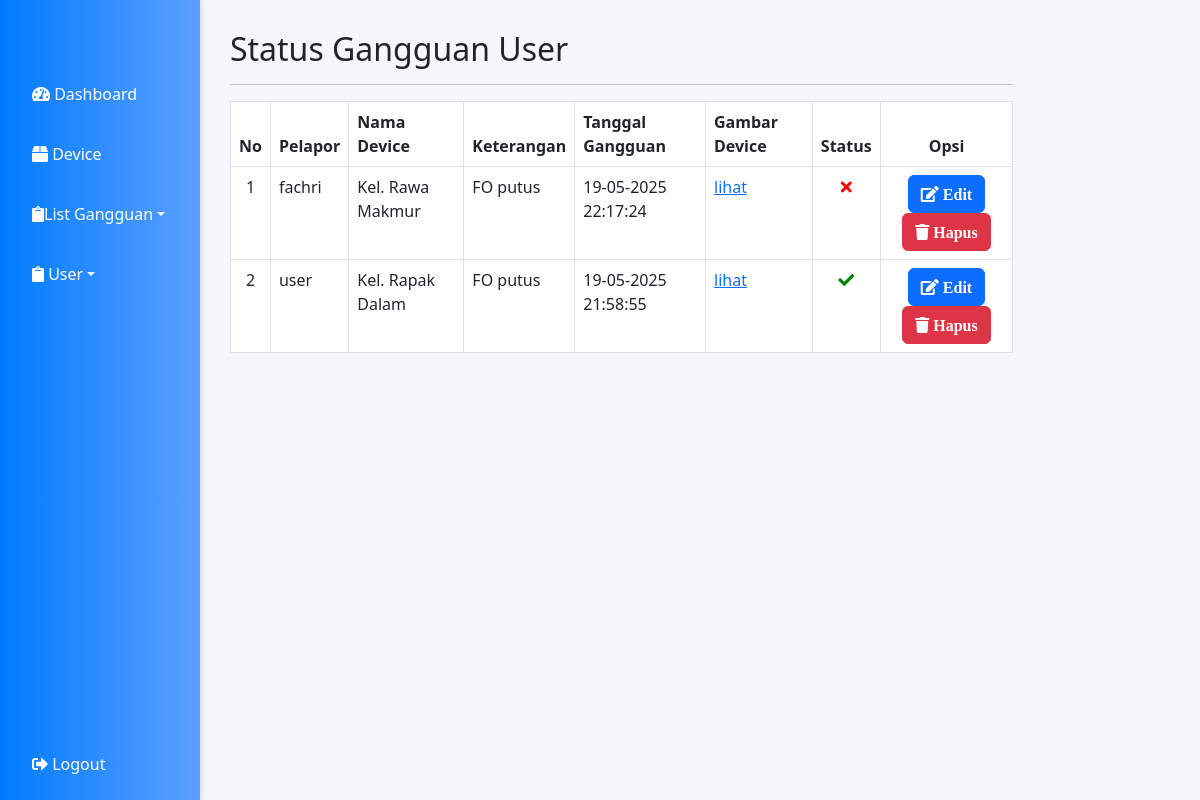
The app's page /status_gangguan_user.php (signed in) with its own data.
### tables this page shows
CREATE TABLE `lapor_gangguan` (
  `id_laporan` int(11) NOT NULL,
  `id_user` int(11) NOT NULL,
  `device` varchar(100) NOT NULL,
  `keterangan` varchar(50) DEFAULT NULL,
  `tanggal_gangguan` datetime NOT NULL,
  `tanggal_selesai` datetime DEFAULT NULL,
  `status` varchar(15) DEFAULT 'tidak_aktif',
  `image` varchar(150) DEFAULT NULL,
  `aktif` tinyint(1) DEFAULT 1
);

CREATE TABLE `users` (
  `id` int(25) NOT NULL,
  `user_name` varchar(50) NOT NULL,
  `password` varchar(255) NOT NULL,
  `type` varchar(10) NOT NULL
);

### status_gangguan_user.php (the view, shortened to what this page needs)
<?php
require("koneksi/koneksi.php");
?>
<!DOCTYPE html>
<html lang="en">
<head>
    <link href="https://cdn.jsdelivr.net/npm/bootstrap@5.3.0/dist/css/bootstrap.min.css" rel="stylesheet">
    <link rel="stylesheet" href="assets/css/sidebar.css">
    <link rel="stylesheet" href="https://cdnjs.cloudflare.com/ajax/libs/font-awesome/5.15.3/css/all.min.css">
</head>
<body>
    <div class="sidebar">
        <a href="dashboard.php"><i class="fas fa-tachometer-alt"></i> Dashboard</a>
        <?php if ($_SESSION['account_type'] === 'admin') { ?>
            <a href="device.php"><i class="fas fa-box"></i> Device</a>
        <?php } ?>
        <div class="dropdown">
            <a href="#" class="dropdown-toggle" onclick="toggleDropdown()"><i class="fas fa-clipboard"></i>List Gangguan</a>
        </div>
        <div class="dropdown">
            <a href="#" class="dropdown-toggle" onclick="toggleDropdown2()"><i class="fas fa-clipboard"></i> User</a>
        </div>
        <div style="flex-grow: 1;"></div>
        <a href="logout.php"><i class="fas fa-sign-out-alt"></i> Logout</a>
    </div>
    <div class="content">
        <div class="col-sm-9 col-sm-offset-3 col-md-10 col-md-offset-2 main">
            <h2 class="page-header">Status Gangguan User</h2>
            <hr>
            <table id="tabel" class="table table-bordered table-hover">
                <thead>
                    <tr>
                        <th style="text-align: center;">No</th>
                        <th>Pelapor</th>
                        <th>Nama Device</th>
                        <th>Keterangan</th>
                        <th>Tanggal Gangguan</th>
                        <th>Gambar Device</th>
                        <th style="text-align: center;">Status</th>
                        <th style="text-align: center;">Opsi</th>
                    </tr>
                </thead>
                <?php
                $query = $conn->query("SELECT
                lapor_gangguan.id_laporan,
                lapor_gangguan.id_user,
                lapor_gangguan.device,
                lapor_gangguan.keterangan,
                lapor_gangguan.tanggal_gangguan,
                lapor_gangguan.tanggal_selesai,
                lapor_gangguan.status,
                lapor_gangguan.image,
                lapor_gangguan.aktif,
                users.user_name
                FROM lapor_gangguan
                JOIN users ON users.id = lapor_gangguan.id_user
                where aktif=1 order by status desc");
                $nomor = 1;
                while ($lihat = $query->fetch_assoc()) {
                    $nm_device = $lihat['device'];
                    $ket = $lihat['keterangan'];
                    $tggl_gangguan = $lihat['tanggal_gangguan'];
                    $gambar = $lihat['image'];
                    $status = $lihat['status'];
                ?>
                    <tbody>
                        <tr>
                            <td data-th="No" style="text-align: center;"><?php echo $nomor; ?></td>
                            <td data-th="Pelapor"><?php echo $lihat['user_name']; ?></td>
                            <td data-th="Nama Device"><?php echo htmlspecialchars($nm_device); ?></td>
                            <td data-th="Keterangan"><?php echo htmlspecialchars($ket); ?></td>
                            <td data-th="Tanggal Gangguan"><?php echo date('d-m-Y H:i:s', strtotime($tggl_gangguan)); ?></td>
                            <td data-th="Gambar Device"><a href="<?php echo 'pages/user/bukti_device/' . $gambar; ?>" target="_blank">lihat</a></td>
                            <td data-th="Status" style="text-align: center;">
                                <?php if ($status == 'aktif') { ?>
                                    <i class="fas fa-check" style="color: green;"></i>
                                <?php } else { ?>
                                    <i class="fas fa-times" style="color: red;"></i>
                                <?php } ?>
                            </td>
                            <td data-th="Opsi" style="text-align: center;">
                                <a href="pages/sg_user_edit.php?id=<?php echo $lihat['id_laporan'] ?>" class="btn btn-primary"><i class="fas fa-edit"> Edit</i></a>
                                <?php if ($_SESSION['account_type'] == 'admin') { ?>
                                    <button class="btn btn-danger btn-hapus" data-id="<?php echo $lihat['id_laporan']; ?>">
                                        <i class="fa fa-trash"> Hapus</i>
                                    </button>
                                <?php } ?>
                            </td>
                        </tr>
                        <?php $nomor++; ?>
                    <?php
                } ?>
                    </tbody>
            </table>
        </div>
    </div>
</body>
</html>

### assets/css/sidebar.css (style rules this page uses)
.sidebar { height: 100%; width: 200px; position: fixed; z-index: 1; top: 0; left: 0; background: linear-gradient(to right, #007bff, #5c9fff); display: flex; flex-direction: column; padding-top: 70px; box-shadow: 2px 0 5px rgba(0, 0, 0, 0.1); }
.sidebar a { padding: 12px 8px 12px 32px; text-decoration: none; font-size: 16px; color: white; display: block; margin-bottom: 12px; border-radius: 4px; transition: background-color 0.3s ease, transform 0.2s ease; }
.content { margin-left: 200px; padding: 30px; background-color: #f4f7fc; min-height: 100vh; }
.dropdown { position: relative; display: block; }
.dropdown-toggle { text-decoration: none; color: white; display: block; margin-bottom: 12px; border-radius: 4px; transition: background-color 0.3s ease, transform 0.2s ease; }

### records on screen
lapor_gangguan: id_user.user_name "fachri", device "Kel. Rawa Makmur", keterangan "FO putus", tanggal_gangguan "19-05-2025 22:17:24", status "tidak_aktif" (drawn)
lapor_gangguan: id_user.user_name "user", device "Kel. Rapak Dalam", keterangan "FO putus", tanggal_gangguan "19-05-2025 21:58:55", status "aktif" (drawn)
